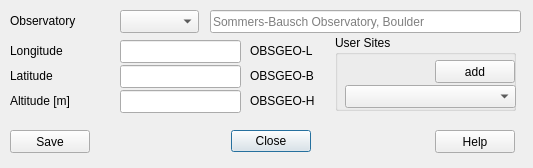
<?xml version="1.0" encoding="UTF-8"?>
<ui version="4.0">
 <class>Site</class>
 <widget class="QDialog" name="Site">
  <property name="geometry">
   <rect>
    <x>0</x>
    <y>0</y>
    <width>533</width>
    <height>168</height>
   </rect>
  </property>
  <property name="windowTitle">
   <string>Site</string>
  </property>
  <widget class="QDialogButtonBox" name="savecancel">
   <property name="geometry">
    <rect>
     <x>220</x>
     <y>125</y>
     <width>91</width>
     <height>32</height>
    </rect>
   </property>
   <property name="orientation">
    <enum>Qt::Horizontal</enum>
   </property>
   <property name="standardButtons">
    <set>QDialogButtonBox::Close</set>
   </property>
  </widget>
  <widget class="QLabel" name="label">
   <property name="geometry">
    <rect>
     <x>10</x>
     <y>40</y>
     <width>101</width>
     <height>21</height>
    </rect>
   </property>
   <property name="text">
    <string>Longitude</string>
   </property>
  </widget>
  <widget class="QLabel" name="label_2">
   <property name="geometry">
    <rect>
     <x>10</x>
     <y>65</y>
     <width>101</width>
     <height>21</height>
    </rect>
   </property>
   <property name="text">
    <string>Latitude</string>
   </property>
  </widget>
  <widget class="QLabel" name="label_3">
   <property name="geometry">
    <rect>
     <x>10</x>
     <y>90</y>
     <width>101</width>
     <height>21</height>
    </rect>
   </property>
   <property name="text">
    <string>Altitude [m]</string>
   </property>
  </widget>
  <widget class="QLineEdit" name="obsgeo_b">
   <property name="geometry">
    <rect>
     <x>120</x>
     <y>40</y>
     <width>121</width>
     <height>23</height>
    </rect>
   </property>
   <property name="toolTip">
    <string>Longitude (negative for West)</string>
   </property>
  </widget>
  <widget class="QLineEdit" name="obsgeo_l">
   <property name="geometry">
    <rect>
     <x>120</x>
     <y>65</y>
     <width>121</width>
     <height>23</height>
    </rect>
   </property>
   <property name="toolTip">
    <string>Latitude</string>
   </property>
  </widget>
  <widget class="QLineEdit" name="obsgeo_h">
   <property name="geometry">
    <rect>
     <x>120</x>
     <y>90</y>
     <width>121</width>
     <height>23</height>
    </rect>
   </property>
   <property name="toolTip">
    <string>Alitiude</string>
   </property>
  </widget>
  <widget class="QLabel" name="label_4">
   <property name="geometry">
    <rect>
     <x>10</x>
     <y>10</y>
     <width>101</width>
     <height>21</height>
    </rect>
   </property>
   <property name="text">
    <string>Observatory</string>
   </property>
  </widget>
  <widget class="QLineEdit" name="currentSite">
   <property name="geometry">
    <rect>
     <x>210</x>
     <y>10</y>
     <width>311</width>
     <height>23</height>
    </rect>
   </property>
   <property name="toolTip">
    <string>Observatory Name</string>
   </property>
   <property name="placeholderText">
    <string>Sommers-Bausch Observatory, Boulder</string>
   </property>
  </widget>
  <widget class="QComboBox" name="siteSelect">
   <property name="geometry">
    <rect>
     <x>120</x>
     <y>10</y>
     <width>79</width>
     <height>23</height>
    </rect>
   </property>
   <property name="toolTip">
    <string>Observatory Code</string>
   </property>
   <property name="currentText">
    <string/>
   </property>
  </widget>
  <widget class="QPushButton" name="saveButton">
   <property name="geometry">
    <rect>
     <x>10</x>
     <y>130</y>
     <width>80</width>
     <height>23</height>
    </rect>
   </property>
   <property name="text">
    <string>Save</string>
   </property>
  </widget>
  <widget class="QLabel" name="label_5">
   <property name="geometry">
    <rect>
     <x>250</x>
     <y>65</y>
     <width>101</width>
     <height>21</height>
    </rect>
   </property>
   <property name="text">
    <string>OBSGEO-B</string>
   </property>
  </widget>
  <widget class="QLabel" name="label_6">
   <property name="geometry">
    <rect>
     <x>250</x>
     <y>90</y>
     <width>101</width>
     <height>21</height>
    </rect>
   </property>
   <property name="text">
    <string>OBSGEO-H</string>
   </property>
  </widget>
  <widget class="QLabel" name="label_7">
   <property name="geometry">
    <rect>
     <x>250</x>
     <y>40</y>
     <width>101</width>
     <height>21</height>
    </rect>
   </property>
   <property name="text">
    <string>OBSGEO-L</string>
   </property>
  </widget>
  <widget class="QPushButton" name="helpButton">
   <property name="geometry">
    <rect>
     <x>435</x>
     <y>130</y>
     <width>80</width>
     <height>23</height>
    </rect>
   </property>
   <property name="text">
    <string>Help</string>
   </property>
  </widget>
  <widget class="QGroupBox" name="usersiteGroup">
   <property name="geometry">
    <rect>
     <x>335</x>
     <y>35</y>
     <width>181</width>
     <height>76</height>
    </rect>
   </property>
   <property name="title">
    <string>User Sites</string>
   </property>
   <widget class="QPushButton" name="addUserSite">
    <property name="geometry">
     <rect>
      <x>100</x>
      <y>25</y>
      <width>80</width>
      <height>23</height>
     </rect>
    </property>
    <property name="text">
     <string>add</string>
    </property>
   </widget>
   <widget class="QComboBox" name="userSiteCombo">
    <property name="geometry">
     <rect>
      <x>10</x>
      <y>50</y>
      <width>171</width>
      <height>23</height>
     </rect>
    </property>
   </widget>
  </widget>
 </widget>
 <resources/>
 <connections>
  <connection>
   <sender>savecancel</sender>
   <signal>accepted()</signal>
   <receiver>Site</receiver>
   <slot>accept()</slot>
   <hints>
    <hint type="sourcelabel">
     <x>248</x>
     <y>254</y>
    </hint>
    <hint type="destinationlabel">
     <x>157</x>
     <y>274</y>
    </hint>
   </hints>
  </connection>
  <connection>
   <sender>savecancel</sender>
   <signal>rejected()</signal>
   <receiver>Site</receiver>
   <slot>reject()</slot>
   <hints>
    <hint type="sourcelabel">
     <x>316</x>
     <y>260</y>
    </hint>
    <hint type="destinationlabel">
     <x>286</x>
     <y>274</y>
    </hint>
   </hints>
  </connection>
 </connections>
</ui>
